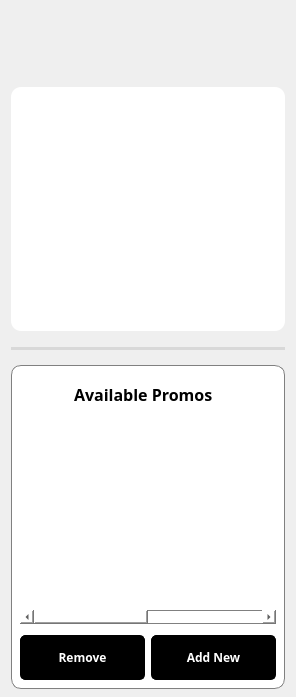
               <widget class="QWidget" name="widget_22" native="true">
                <property name="sizePolicy">
                 <sizepolicy hsizetype="Expanding" vsizetype="Preferred">
                  <horstretch>0</horstretch>
                  <verstretch>0</verstretch>
                 </sizepolicy>
                </property>
                <property name="maximumSize">
                 <size>
                  <width>400</width>
                  <height>16777215</height>
                 </size>
                </property>
                <property name="styleSheet">
                 <string notr="true"/>
                </property>
                <layout class="QGridLayout" name="gridLayout_33">
                 <property name="topMargin">
                  <number>8</number>
                 </property>
                 <property name="bottomMargin">
                  <number>0</number>
                 </property>
                 <item row="1" column="0">
                  <widget class="QWidget" name="widget_106" native="true">
                   <layout class="QGridLayout" name="gridLayout_79">
                    <item row="0" column="0">
                     <spacer name="verticalSpacer_33">
                      <property name="orientation">
                       <enum>Qt::Vertical</enum>
                      </property>
                      <property name="sizeType">
                       <enum>QSizePolicy::Fixed</enum>
                      </property>
                      <property name="sizeHint" stdset="0">
                       <size>
                        <width>20</width>
                        <height>45</height>
                       </size>
                      </property>
                     </spacer>
                    </item>
                   </layout>
                  </widget>
                 </item>
                 <item row="2" column="0">
                  <widget class="QWidget" name="widget_109" native="true">
                   <property name="sizePolicy">
                    <sizepolicy hsizetype="Expanding" vsizetype="Expanding">
                     <horstretch>0</horstretch>
                     <verstretch>0</verstretch>
                    </sizepolicy>
                   </property>
                   <property name="styleSheet">
                    <string notr="true">
border-radius: 10px;
background-color: rgb(255, 255, 255);</string>
                   </property>
                   <layout class="QGridLayout" name="gridLayout_92">
                    <property name="leftMargin">
                     <number>7</number>
                    </property>
                    <property name="topMargin">
                     <number>7</number>
                    </property>
                    <property name="rightMargin">
                     <number>7</number>
                    </property>
                    <property name="bottomMargin">
                     <number>7</number>
                    </property>
                    <property name="verticalSpacing">
                     <number>3</number>
                    </property>
                    <item row="1" column="0">
                     <widget class="QLabel" name="sys_pic">
                      <property name="sizePolicy">
                       <sizepolicy hsizetype="Preferred" vsizetype="Preferred">
                        <horstretch>0</horstretch>
                        <verstretch>0</verstretch>
                       </sizepolicy>
                      </property>
                      <property name="minimumSize">
                       <size>
                        <width>230</width>
                        <height>230</height>
                       </size>
                      </property>
                      <property name="styleSheet">
                       <string notr="true">border: none;</string>
                      </property>
                      <property name="text">
                       <string/>
                      </property>
                      <property name="pixmap">
                       <pixmap>hotelC.png</pixmap>
                      </property>
                      <property name="scaledContents">
                       <bool>true</bool>
                      </property>
                     </widget>
                    </item>
                   </layout>
                  </widget>
                 </item>
                 <item row="4" column="0">
                  <widget class="QWidget" name="widget_50" native="true">
                   <property name="sizePolicy">
                    <sizepolicy hsizetype="Preferred" vsizetype="Expanding">
                     <horstretch>0</horstretch>
                     <verstretch>0</verstretch>
                    </sizepolicy>
                   </property>
                   <property name="minimumSize">
                    <size>
                     <width>250</width>
                     <height>350</height>
                    </size>
                   </property>
                   <property name="maximumSize">
                    <size>
                     <width>380</width>
                     <height>16777215</height>
                    </size>
                   </property>
                   <property name="styleSheet">
                    <string notr="true">background-color: none;
border: none;</string>
                   </property>
                   <layout class="QVBoxLayout" name="verticalLayout_15">
                    <property name="spacing">
                     <number>0</number>
                    </property>
                    <property name="leftMargin">
                     <number>0</number>
                    </property>
                    <property name="topMargin">
                     <number>0</number>
                    </property>
                    <property name="rightMargin">
                     <number>0</number>
                    </property>
                    <property name="bottomMargin">
                     <number>8</number>
                    </property>
                    <item>
                     <widget class="Line" name="line_5">
                      <property name="styleSheet">
                       <string notr="true">background-color: rgb(216, 216, 216);</string>
                      </property>
                      <property name="orientation">
                       <enum>Qt::Horizontal</enum>
                      </property>
                     </widget>
                    </item>
                    <item>
                     <spacer name="verticalSpacer_34">
                      <property name="orientation">
                       <enum>Qt::Vertical</enum>
                      </property>
                      <property name="sizeType">
                       <enum>QSizePolicy::Fixed</enum>
                      </property>
                      <property name="sizeHint" stdset="0">
                       <size>
                        <width>20</width>
                        <height>15</height>
                       </size>
                      </property>
                     </spacer>
                    </item>
                    <item>
                     <widget class="QWidget" name="widget_107" native="true">
                      <property name="sizePolicy">
                       <sizepolicy hsizetype="Expanding" vsizetype="Expanding">
                        <horstretch>0</horstretch>
                        <verstretch>0</verstretch>
                       </sizepolicy>
                      </property>
                      <property name="minimumSize">
                       <size>
                        <width>0</width>
                        <height>160</height>
                       </size>
                      </property>
                      <property name="maximumSize">
                       <size>
                        <width>16777215</width>
                        <height>16777215</height>
                       </size>
                      </property>
                      <property name="styleSheet">
                       <string notr="true">border: 1px solid gray;
border-radius: 10px;
background-color: rgb(255, 255, 255);</string>
                      </property>
                      <layout class="QGridLayout" name="gridLayout_22">
                       <item row="1" column="0" colspan="2">
                        <widget class="QTableWidget" name="tblPromo">
                         <property name="font">
                          <font>
                           <family>Century Gothic</family>
                           <pointsize>10</pointsize>
                          </font>
                         </property>
                         <property name="styleSheet">
                          <string notr="true">border: none;
background-color: rgb(255, 255, 255);</string>
                         </property>
                         <property name="frameShape">
                          <enum>QFrame::Box</enum>
                         </property>
                         <property name="frameShadow">
                          <enum>QFrame::Raised</enum>
                         </property>
                         <attribute name="horizontalHeaderVisible">
                          <bool>false</bool>
                         </attribute>
                         <attribute name="horizontalHeaderDefaultSectionSize">
                          <number>170</number>
                         </attribute>
                         <attribute name="horizontalHeaderShowSortIndicator" stdset="0">
                          <bool>false</bool>
                         </attribute>
                         <attribute name="horizontalHeaderStretchLastSection">
                          <bool>true</bool>
                         </attribute>
                         <attribute name="verticalHeaderVisible">
                          <bool>false</bool>
                         </attribute>
                         <column>
                          <property name="text">
                           <string>Promo</string>
                          </property>
                         </column>
                         <column>
                          <property name="text">
                           <string>Date Valid</string>
                          </property>
                         </column>
                        </widget>
                       </item>
                       <item row="2" column="0">
                        <spacer name="verticalSpacer_4">
                         <property name="orientation">
                          <enum>Qt::Vertical</enum>
                         </property>
                         <property name="sizeType">
                          <enum>QSizePolicy::Fixed</enum>
                         </property>
                         <property name="sizeHint" stdset="0">
                          <size>
                           <width>20</width>
                           <height>5</height>
                          </size>
                         </property>
                        </spacer>
                       </item>
                       <item row="3" column="0">
                        <widget class="QPushButton" name="btnRemovePromo">
                         <property name="sizePolicy">
                          <sizepolicy hsizetype="Expanding" vsizetype="Fixed">
                           <horstretch>0</horstretch>
                           <verstretch>0</verstretch>
                          </sizepolicy>
                         </property>
                         <property name="minimumSize">
                          <size>
                           <width>110</width>
                           <height>45</height>
                          </size>
                         </property>
                         <property name="font">
                          <font>
                           <family>Century Gothic</family>
                           <pointsize>9</pointsize>
                           <weight>75</weight>
                           <bold>true</bold>
                          </font>
                         </property>
                         <property name="styleSheet">
                          <string notr="true">QPushButton {
	border-radius: 5px;
	border: 1px solid black;
	color: rgb(255, 255, 255);
	background-color: rgb(0, 0, 0);
}

QPushButton:hover {
	
	background-color: rgb(70, 70, 70);
}

QPushButton:pressed {
	color: rgb(106, 106, 106);
	background-color: rgb(0, 0, 0);
}</string>
                         </property>
                         <property name="text">
                          <string>Remove</string>
                         </property>
                        </widget>
                       </item>
                       <item row="3" column="1">
                        <widget class="QPushButton" name="btnAddPromo">
                         <property name="sizePolicy">
                          <sizepolicy hsizetype="Expanding" vsizetype="Fixed">
                           <horstretch>0</horstretch>
                           <verstretch>0</verstretch>
                          </sizepolicy>
                         </property>
                         <property name="minimumSize">
                          <size>
                           <width>110</width>
                           <height>45</height>
                          </size>
                         </property>
                         <property name="font">
                          <font>
                           <family>Century Gothic</family>
                           <pointsize>9</pointsize>
                           <weight>75</weight>
                           <bold>true</bold>
                          </font>
                         </property>
                         <property name="styleSheet">
                          <string notr="true">QPushButton {
	border-radius: 5px;
	border: 1px solid black;
	color: rgb(255, 255, 255);
	background-color: rgb(0, 0, 0);
}

QPushButton:hover {
	
	background-color: rgb(70, 70, 70);
}

QPushButton:pressed {
	color: rgb(106, 106, 106);
	background-color: rgb(0, 0, 0);
}</string>
                         </property>
                         <property name="text">
                          <string>Add New</string>
                         </property>
                        </widget>
                       </item>
                       <item row="0" column="0" colspan="2">
                        <widget class="QWidget" name="widget_108" native="true">
                         <property name="styleSheet">
                          <string notr="true">border: none;</string>
                         </property>
                         <layout class="QGridLayout" name="gridLayout_81">
                          <property name="leftMargin">
                           <number>0</number>
                          </property>
                          <item row="0" column="0" alignment="Qt::AlignHCenter">
                           <widget class="QLabel" name="label_73">
                            <property name="font">
                             <font>
                              <family>Century Gothic</family>
                              <pointsize>12</pointsize>
                              <weight>75</weight>
                              <bold>true</bold>
                             </font>
                            </property>
                            <property name="styleSheet">
                             <string notr="true">border: none;</string>
                            </property>
                            <property name="text">
                             <string>Available Promos</string>
                            </property>
                           </widget>
                          </item>
                         </layout>
                        </widget>
                       </item>
                      </layout>
                     </widget>
                    </item>
                   </layout>
                  </widget>
                 </item>
                 <item row="0" column="0">
                  <spacer name="verticalSpacer_35">
                   <property name="orientation">
                    <enum>Qt::Vertical</enum>
                   </property>
                   <property name="sizeType">
                    <enum>QSizePolicy::Fixed</enum>
                   </property>
                   <property name="sizeHint" stdset="0">
                    <size>
                     <width>20</width>
                     <height>10</height>
                    </size>
                   </property>
                  </spacer>
                 </item>
                 <item row="3" column="0">
                  <spacer name="verticalSpacer_7">
                   <property name="orientation">
                    <enum>Qt::Vertical</enum>
                   </property>
                   <property name="sizeType">
                    <enum>QSizePolicy::Fixed</enum>
                   </property>
                   <property name="sizeHint" stdset="0">
                    <size>
                     <width>20</width>
                     <height>10</height>
                    </size>
                   </property>
                  </spacer>
                 </item>
                </layout>
               </widget>
